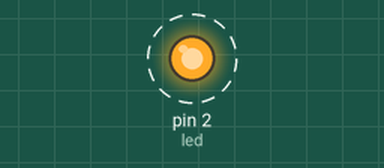
Simulated run of this sketch. Board: Arduino Uno, built with avr-gcc and run on an emulated ATmega328P. On the bench: output pins drawn as LEDs (lit = HIGH). Dashed ring = blinking.

Above: at 0.2 s.
Timing chart, 0 to 3.0 s (numbered marks = the images above):
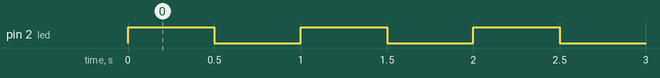

Measured:
- by itself, pin 2 (led): alternates HIGH for 0.50 s and LOW for 0.50 s

The sketch:

primerSketch.ino
```cpp
const int led = 2;          //Definimos la constante led y le asignamos el valor 2
const int ms = 500;         //Definimos la constante ms y le asignamos el valor 500

void setup() {
  pinMode(led, OUTPUT);     //Definimos el pin de la variable led como una Salida
}

void loop() {
  digitalWrite(led,HIGH);   //El pin de la variable led envía voltaje
  delay(ms);                //El programa se detiene ms milisegundos
  digitalWrite(led,LOW);    //El pin de la variable led deja de enviar voltaje
  delay(ms);                //El programa se detiene ms milisegundos
}
```
